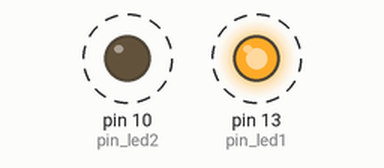
Simulated run of this sketch. Board: Arduino Uno, built with avr-gcc and run on an emulated ATmega328P. Parts: output pins drawn as LEDs (lit = HIGH). Dashed ring = blinking.

Above: at 0.3 s.
Timing chart, 0 to 3.0 s (numbered marks = the images above):
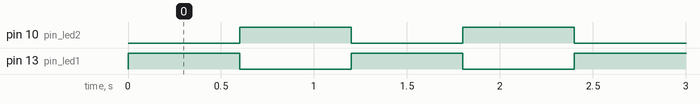

The sketch:

P2.ino
```cpp
const int pin_led1 = 13;
const int pin_led2 = 10;
int waitTime = 600;

void setup() {
  pinMode(pin_led1, OUTPUT);
  pinMode(pin_led2, OUTPUT);
}

void loop() {
  digitalWrite(pin_led1, HIGH);
  digitalWrite(pin_led2, LOW);
  delay(waitTime);
  digitalWrite(pin_led1, LOW);
  digitalWrite(pin_led2, HIGH);
  delay(waitTime);
}
```

Measured:
- by itself, pin 10 (pin_led2), pin 13 (pin_led1): alternates HIGH for 0.60 s and LOW for 0.60 s
